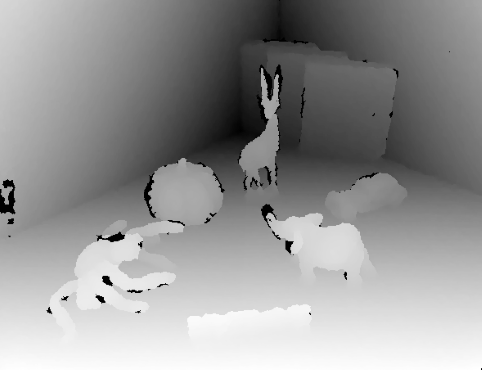
%> input picture LR-GSC/LR_GSC_Denoising_Demo/113.png, 482 x 370 px
$ octave LR_GSC_Denoising_Demo.m   (GNU Octave 9; MATLAB toolbox functions it lacks are replaced by stand-ins)
%> lines starting %> are read from the running program, lines starting %| are printed output that depends on the picture; long printed decimals are rounded
### LR-GSC/LR_GSC_Denoising_Demo/Utilities/LR_GSC_Denoising_Test.m
function [filename, Sigma, PSNR_Final,FSIM_Final,SSIM_Final, Time_s, iter, Err_or]     =  LR_GSC_Denoising_Test (filename, Sigma, gamma, lambda, mu, c1, c2)
%> called with filename = '113', Sigma = 30, gamma = 0.09, lambda = 0.09, mu = 0.009, c1 = 1, c2 = 0.1


randn ('seed',0);

time0         =   clock;

fn               =     [filename, '.png'];

I                =     imread(fn);
%> I is the input picture: size 370x482 uint8; min 0, max 255, mean 150

[~, ~, kk]       =     size (I);
%> kk = 1

if kk==3

    I     = rgb2gray (I);

end


par.I            =     double(I);


par              =    LR_GSC_Para_Set (Sigma,I, gamma, lambda, mu, c1, c2);
%> in LR_GSC_Para_Set, `par.step      =   floor((par.win)/2-1);`: par.step = 2
%> par = {nSig 30, Iter 50, gamma 0.09, lamada 0.09, mu 0.009, c1 1}

par.nim          =    par.I + par.nSig* randn(size( par.I ));
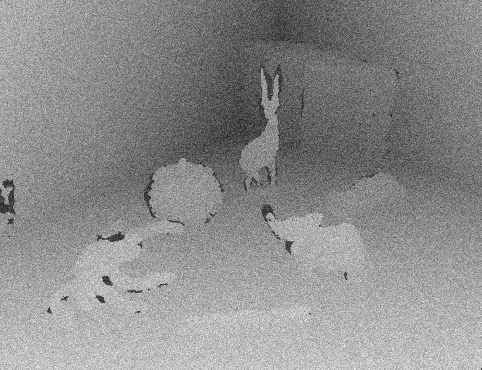
%> par.nim: size 370x482 double; min -122.3, max 369.8, mean 150; drawn with min black and max white


[Denoising ,  iter,Err_or]             =    LR_GSC_Denoising( par);

   Time_s =(etime(clock,time0));

im  = Denoising{iter-1};

%imshow(im/256)
PSNR_Final       =   csnr (im, par.I,0,0);
FSIM_Final       =   FeatureSIM(im, par.I);
SSIM_Final       =   cal_ssim (im, par.I,0,0);

% [47 lines of commented-out code are left out]

end

### LR-GSC/LR_GSC_Denoising_Demo/Utilities/LR_GSC_Para_Set.m
function par  =  LR_GSC_Para_Set( nSig, I, gamma, lambda, mu, c1, c2)

par.I                =      double(I);

par.nSig            =       nSig;

par.Iter             =       50;


if nSig <=20


par.gamma            =        gamma;

par.lamada           =        lambda;

par.mu               =        mu;

par.c1               =        c1;

par.c2               =        c2;


par.win              =        6;

par.nblk             =        70;


%par. difff            =  0.0009;


elseif nSig <=40

par.gamma            =        gamma;

par.lamada           =        lambda;

par.mu               =        mu;

par.c1               =        c1;

par.c2               =        c2;


par.win              =         7;

par.nblk             =         90;


%par. difff            =  0.002;


elseif nSig <=60

par.gamma            =        gamma;

par.lamada           =        lambda;

par.mu               =        mu;

par.c1               =        c1;

par.c2               =        c2;


par.win              =         8;

par.nblk             =         120;

%par. difff            =  0.002;


else

par.gamma            =        gamma;

par.lamada           =        lambda;

par.mu               =        mu;

par.c1               =        c1;

par.c2               =        c2;


par.win              =         9;

par.nblk             =         140;

%par. difff            =  0.0018;


end

par.step      =   floor((par.win)/2-1);

end

### LR-GSC/LR_GSC_Denoising_Demo/Utilities/LR_GSC_Denoising.m

function [Denoising,  iter,Err_or]   =  LR_GSC_Denoising( par)

randn ('seed',0);

Nim                =   par.nim;

Ori_im             =   par.I;

b                  =   par.win;
%> b = 7

[h, w, ch]         =   size(Nim);
%> h = 370; w = 482; ch = 1

N                  =   h-b+1;
%> N = 364

M                  =   w-b+1;
%> M = 476

r                  =   [1:N];
%> r = 364 values from 1 to 364

c                  =   [1:M];
%> c = 476 values from 1 to 476

disp(sprintf('PSNR of the noisy image = %f \n', csnr(Nim, Ori_im, 0, 0) ));
disp(sprintf('SSIM of the noisy image = %f \n', cal_ssim(Nim, Ori_im,0,0) ));
Im_Out      =   Nim;

nsig        =   par.nSig;

m           =   par.nblk;%KNN

cnt         =   1;


AllPSNR     =  zeros(1,par.Iter );

Denoising  =   cell (1,par.Iter);

for iter = 1 : par.Iter

            Im_Out               =   Im_Out + par.gamma*(Nim - Im_Out);

            dif                  =   Im_Out-Nim;

            vd                   =      nsig^2-(mean(mean(dif.^2)));

       if iter==1

            par.nSig             =         sqrt(abs(vd));

       else

             par.nSig            =         sqrt(abs(vd))*par.lamada;

       end

              blk_arr           =          Block_matching( Im_Out, par);  %            Ϊ4 £ ÿ            60     ƿ λ


        X                       =         Im2Patch( Im_Out, par );  %

        Ys                      =         zeros( size(X) );

        W                       =         zeros( size(X) );

        K                       =         size(blk_arr,2);


        for  i  =  1 : K


           %%%%%%%%%%%%%%%%%%%%%%%%%%%%%%%%%%%%%%%%%%%%%%%%%
            %Noise_Group_Operator...
             B                  =         X(:, blk_arr(:, i));  %  i   60     ƿ

             mB                 =         repmat(mean( B, 2 ), 1, size(B, 2));%           ƽ  ֵ

             curArray           =         B-mB;   %Ϊ           õļ

               U_i              =         getpca(curArray); % generate PCA basis

               A0               =         U_i'*curArray;


    % B_i subproblem

          [GR_S, GR_V, GR_D]    =                 svd(full(A0),'econ');  %svd(CurArray);


          cc                    =                 sqrt( mean(GR_V.^2, 2) );

          lambda_1              =                 2*sqrt(2)*par.c2*par. mu*par.nSig^2./(cc + eps);

          Thre                  =                 1./(diag(GR_V)+  0.25);

          GR_Z                  =                 soft(GR_V,diag(lambda_1.*Thre));

           BG                   =                 GR_S*GR_Z*GR_D';


  % A_i subproblem

         QG                     =                (par.mu*par.nSig^2*A0 + nsig^2*BG)/ (par.mu* par.nSig^2 + nsig^2+ eps);


         s0                     =                 mean (QG.^2,2);

         s0                     =                 max  (0, s0 - par.nSig^2);

         lambda_2               =                 repmat ( 2*sqrt(2)*par. c1 *par. mu*par.nSig^2*nsig^2./(sqrt(s0)+eps),[1, size(QG,2)]); %Generate the weight Eq.(19)

         Alpha                  =                 soft (QG, lambda_2);

         TMP                    =                 U_i*Alpha +  mB;


       Ys(:, blk_arr(1:m,i))    =          Ys(:, blk_arr(1:m,i)) + TMP;

       W(:, blk_arr(1:m,i))     =          W(:, blk_arr(1:m,i)) + 1;

         end

        Im_Out   =  zeros(h,w);

        im_wei   =  zeros(h,w);

        k        =   0;

        for i  = 1:b
            for j  = 1:b
                k    =  k+1;
                Im_Out(r-1+i,c-1+j)  =  Im_Out(r-1+i,c-1+j) + reshape( Ys(k,:)', [N M]);
                im_wei(r-1+i,c-1+j)  =  im_wei(r-1+i,c-1+j) + reshape( W(k,:)',  [N M]);
            end
        end

        Im_Out  =  Im_Out./(im_wei+eps);

        Denoising{iter}  =   Im_Out;

        AllPSNR(iter)  = csnr( Im_Out, par.I, 0, 1 );

        fprintf( 'LR_GSC Denoising:  Iteration %d : nSig = %2.2f, PSNR = %f\n', cnt, par.nSig, csnr( Im_Out, par.I, 0, 1) );

        cnt   =  cnt + 1;

   if iter>1

        Err_or      =  norm(abs(Denoising{iter}) - abs(Denoising{iter-1}),'fro')/norm(abs(Denoising{iter-1}), 'fro');


       if AllPSNR(iter) - AllPSNR(iter-1) <0
           break;
       end
   end

end
im      =      Denoising{iter-1};

disp(sprintf('PSNR of the Denoised image = %f \n', csnr(im, Ori_im, 0, 0) ));
disp(sprintf('SSIM of the Denoised image = %f \n', cal_ssim(im, Ori_im, 0, 0) ));
return;

### LR-GSC/LR_GSC_Denoising_Demo/Utilities/csnr.m
function s=csnr(A,B,row,col)
%> called with row = 0, col = 0

[n,m,ch]=size(A);
%> n = 370; m = 482; ch = 1

if ch==1
   e=A-B;
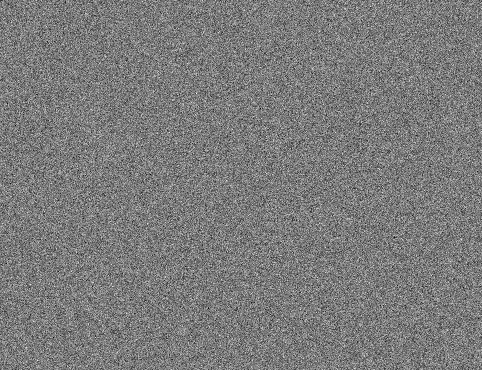
%> e: size 370x482 double; min -130.5, max 138.6, mean 0; drawn with min black and max white
   e=e(row+1:n-row,col+1:m-col);
   me=mean(mean(e.^2));
%> me = 898.5
   s=10*log10(255^2/me);
%> s = 18.6
%| PSNR of the noisy image = 18.596
else
   e=A-B;
   e=e(row+1:n-row,col+1:m-col,:);
   e1=e(:,:,1);e2=e(:,:,2);e3=e(:,:,3);
   me1=mean(mean(e1.^2));
   me2=mean(mean(e2.^2));
   me3=mean(mean(e3.^2));
   mse=(me1+me2+me3)/3;
   s  = 10*log10(255^2/mse);
%    s(1)=10*log10(255^2/me1);
%    s(2)=10*log10(255^2/me2);
%    s(3)=10*log10(255^2/me3);
end


return;

### LR-GSC/LR_GSC_Denoising_Demo/Utilities/cal_ssim.m
function ssim  =  cal_ssim( im1, im2, b_row, b_col )
%> called with b_row = 0, b_col = 0

[h, w, ch]  =  size( im1 );
%> h = 370; w = 482
ssim  = 0;
if ch==1
    ssim   = ssim_index( im1(b_row+1:h-b_row, b_col+1:w-b_col), im2( b_row+1:h-b_row, b_col+1:w-b_col) );
else
    for i = 1:ch
        ssim   = ssim + ssim_index( im1(b_row+1:h-b_row, b_col+1:w-b_col, i), im2( b_row+1:h-b_row, b_col+1:w-b_col, i) );
    end
    ssim   =  ssim/3;
end
return;


function [mssim, ssim_map] = ssim_index(img1, img2, K, window, L)

%========================================================================
%SSIM Index, Version 1.0
%Copyright(c) 2003 Zhou Wang
%All Rights Reserved.
%
%The author was with Howard Hughes Medical Institute, and Laboratory
%for Computational Vision at Center for Neural Science and Courant
%Institute of Mathematical Sciences, New York University, USA. He is
%currently with Department of Electrical and Computer Engineering,
%University of Waterloo, Canada.
%
%----------------------------------------------------------------------
%Permission to use, copy, or modify this software and its documentation
%for educational and research purposes only and without fee is hereby
%granted, provided that this copyright notice and the original authors'
%names appear on all copies and supporting documentation. This program
%shall not be used, rewritten, or adapted as the basis of a commercial
%software or hardware product without first obtaining permission of the
%authors. The authors make no representations about the suitability of
%this software for any purpose. It is provided "as is" without express
%or implied warranty.
%----------------------------------------------------------------------
%
%This is an implementation of the algorithm for calculating the
%Structural SIMilarity (SSIM) index between two images. Please refer
%to the following paper:
%
%Z. Wang, A. C. Bovik, H. R. Sheikh, and E. P. Simoncelli, "Image
%quality assessment: From error measurement to structural similarity"
%IEEE Transactios on Image Processing, vol. 13, no. 4, Apr. 2004.
%
%Kindly report any suggestions or corrections to zhouwang@ieee.org
%
%----------------------------------------------------------------------
%
%Input : (1) img1: the first image being compared
%        (2) img2: the second image being compared
%        (3) K: constants in the SSIM index formula (see the above
%            reference). defualt value: K = [0.01 0.03]
%        (4) window: local window for statistics (see the above
%            reference). default widnow is Gaussian given by
%            window = fspecial('gaussian', 11, 1.5);
%        (5) L: dynamic range of the images. default: L = 255
%
%Output: (1) mssim: the mean SSIM index value between 2 images.
%            If one of the images being compared is regarded as
%            perfect quality, then mssim can be considered as the
%            quality measure of the other image.
%            If img1 = img2, then mssim = 1.
%        (2) ssim_map: the SSIM index map of the test image. The map
%            has a smaller size than the input images. The actual size:
%            size(img1) - size(window) + 1.
%
%Default Usage:
%   Given 2 test images img1 and img2, whose dynamic range is 0-255
%
%   [mssim ssim_map] = ssim_index(img1, img2);
%
%Advanced Usage:
%   User defined parameters. For example
%
%   K = [0.05 0.05];
%   window = ones(8);
%   L = 100;
%   [mssim ssim_map] = ssim_index(img1, img2, K, window, L);
%
%See the results:
%
%   mssim                        %Gives the mssim value
%   imshow(max(0, ssim_map).^4)  %Shows the SSIM index map
%
%========================================================================


if (nargin < 2 || nargin > 5)
   mssim = -Inf;
   ssim_map = -Inf;
   return;
end

if (size(img1) ~= size(img2))
   mssim = -Inf;
   ssim_map = -Inf;
   return;
end

[M, N] = size(img1);
%> M = 370; N = 482

if (nargin == 2)
   if ((M < 11) || (N < 11))
	   mssim = -Inf;
	   ssim_map = -Inf;
      return
   end
   window = fspecial('gaussian', 11, 1.5);	%
   K(1) = 0.01;								      % default settings
   K(2) = 0.03;								      %
   L = 255;                                  %
end

if (nargin == 3)
   if ((M < 11) || (N < 11))
	   mssim = -Inf;
	   ssim_map = -Inf;
      return
   end
   window = fspecial('gaussian', 11, 1.5);
   L = 255;
   if (length(K) == 2)
      if (K(1) < 0 || K(2) < 0)
		   mssim = -Inf;
   		ssim_map = -Inf;
	   	return;
      end
   else
	   mssim = -Inf;
   	ssim_map = -Inf;
	   return;
   end
end

if (nargin == 4)
   [H, W] = size(window);
   if ((H*W) < 4 || (H > M) || (W > N))
	   mssim = -Inf;
	   ssim_map = -Inf;
      return
   end
   L = 255;
   if (length(K) == 2)
      if (K(1) < 0 || K(2) < 0)
		   mssim = -Inf;
   		ssim_map = -Inf;
	   	return;
      end
   else
	   mssim = -Inf;
   	ssim_map = -Inf;
	   return;
   end
end

if (nargin == 5)
   [H, W] = size(window);
   if ((H*W) < 4 || (H > M) || (W > N))
	   mssim = -Inf;
	   ssim_map = -Inf;
      return
   end
   if (length(K) == 2)
      if (K(1) < 0 || K(2) < 0)
		   mssim = -Inf;
   		ssim_map = -Inf;
	   	return;
      end
   else
	   mssim = -Inf;
   	ssim_map = -Inf;
	   return;
   end
end

C1 = (K(1)*L)^2;
C2 = (K(2)*L)^2;
window = window/sum(sum(window));
img1 = double(img1);
img2 = double(img2);

mu1   = filter2(window, img1, 'valid');
mu2   = filter2(window, img2, 'valid');
mu1_sq = mu1.*mu1;
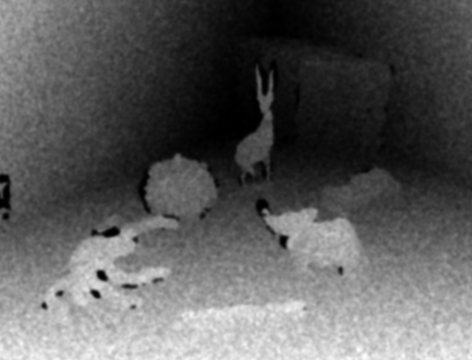
%> mu1_sq: size 360x472 double; min 0.00541, max 71372.1, mean 25853.5; drawn with min black and max white
mu2_sq = mu2.*mu2;
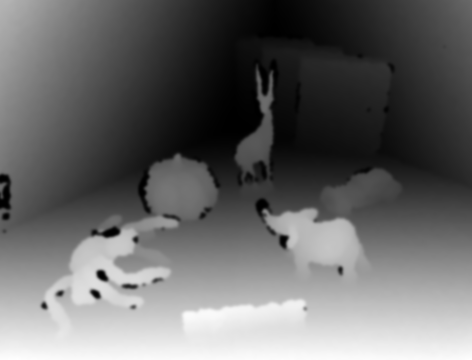
%> mu2_sq: size 360x472 double; min 0.8, max 63455.6, mean 25828.1; drawn with min black and max white
mu1_mu2 = mu1.*mu2;
sigma1_sq = filter2(window, img1.*img1, 'valid') - mu1_sq;
sigma2_sq = filter2(window, img2.*img2, 'valid') - mu2_sq;
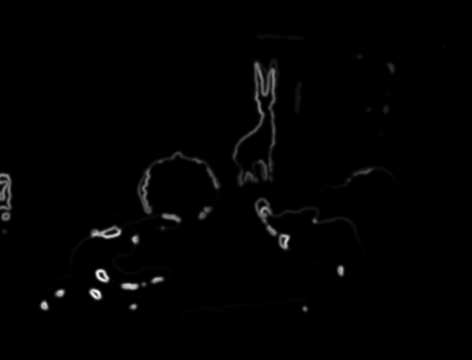
%> sigma2_sq: size 360x472 double; min 0.000106, max 12236.4, mean 123.8; drawn with min black and max white
sigma12 = filter2(window, img1.*img2, 'valid') - mu1_mu2;

if (C1 > 0 && C2 > 0)
   ssim_map = ((2*mu1_mu2 + C1).*(2*sigma12 + C2))./((mu1_sq + mu2_sq + C1).*(sigma1_sq + sigma2_sq + C2));
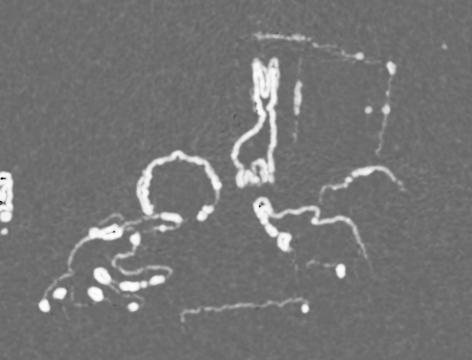
%> ssim_map: size 360x472 double; min -0.632, max 0.985, mean 0.114; drawn with min black and max white
else
   numerator1 = 2*mu1_mu2 + C1;
   numerator2 = 2*sigma12 + C2;
	denominator1 = mu1_sq + mu2_sq + C1;
   denominator2 = sigma1_sq + sigma2_sq + C2;
   ssim_map = ones(size(mu1));
   index = (denominator1.*denominator2 > 0);
   ssim_map(index) = (numerator1(index).*numerator2(index))./(denominator1(index).*denominator2(index));
   index = (denominator1 ~= 0) & (denominator2 == 0);
   ssim_map(index) = numerator1(index)./denominator1(index);
end

mssim = mean2(ssim_map);
%> mssim = 0.114

return

### DGLR-GBT_code/Block_matching.m

% 目的：基于欧氏距离的块匹配
% 输入：im：目标图像
% par：参数
% 输出：pos_arr：K 最近邻数组

function  [ pos_arr ]   =  Block_matching(im, par)
S         =   21;
f         =   par.win;
f2        =   f^2;
s         =   par.step;

N         =   size(im,1)-f+1;
M         =   size(im,2)-f+1;
r         =   [1:s:N];
r         =   [r r(end)+1:N];
c         =   [1:s:M];
c         =   [c c(end)+1:M];
L         =   N*M;
X         =   zeros(f*f, L, 'single');

k    =  0;
for i  = 1:f
    for j  = 1:f
        k    =  k+1;
        blk  =  im(i:end-f+i,j:end-f+j);
        X(k,:) =  blk(:)';
    end
end

% Index image
I     =   (1:L);
I     =   reshape(I, N, M);
N1    =   length(r);
M1    =   length(c);
pos_arr   =  zeros(par.nblk, N1*M1 );
X         =  X';

for  i  =  1 : N1
    for  j  =  1 : M1

        row     =   r(i);
        col     =   c(j);
        off     =  (col-1)*N + row;
        off1    =  (j-1)*N1 + i;

        rmin    =   max( row-S, 1 );
        rmax    =   min( row+S, N );
        cmin    =   max( col-S, 1 );
        cmax    =   min( col+S, M );

        idx     =   I(rmin:rmax, cmin:cmax);
        idx     =   idx(:);
        B       =   X(idx, :);
        v       =   X(off, :);


        dis     =   (B(:,1) - v(1)).^2;
        for k = 2:f2
            dis   =  dis + (B(:,k) - v(k)).^2;
        end
        dis   =  dis./f2;
        [val,ind]   =  sort(dis);
        pos_arr(:,off1)  =  idx( ind(1:par.nblk) );
    end
end

### LR-GSC/LR_GSC_Denoising_Demo/LR_GSC_Denoising_Demo.m
clc;
clear;

PS=zeros(30);
SS=zeros(30);
Tim=zeros(30);
for i = 113:118
ImageNum =i;
switch ImageNum
            case 1
                filename = '1';
            case 2
                filename = '2';
            case 3
                filename = '3';
            case 4
                filename = '4';
            case 5
                filename = '5';
            case 6
                filename = '6';
            case 7
                filename = '7';
            case 8
                filename = '8';
            case 9
                filename = '9';
            case 10
                filename = '10';
            case 11
                filename = '11';
            case 12
                filename = '12';
            case 13
                filename = '13';
            case 14
                filename = '14';
            case 15
                filename = '15';
            case 16
                filename = '16';
            case 17
                filename = '17';
            case 18
                filename = '18';
            case 19
                filename = '19';
            case 20
                filename = '20';
            case 21
                filename = '21';
            case 22
                filename = '22';
            case 23
                filename = '23';
            case 24
                filename = '24';
            case 25
                filename = '25';
            case 26
                filename = '26';
            case 27
                filename = '27';
            case 28
                filename = '28';
            case 29
                filename = '29';
            case 30
                filename = '30';
            case 31
                filename = '31';
            case 32
                filename = '32';
            case 33
                filename = '33';
            case 34
                filename = '34';
            case 35
                filename = '35';
            case 113
                filename = '113';
            case 114
                filename = '114';
            case 115
                filename = '115';
            case 116
                filename = '116';
            case 117
                filename = '117';
            case 118
                filename = '118';
end


for j  =  1:2

filename

randn ('seed',0);

Sigma_Num         =       [30,50];

Sigma             =       Sigma_Num(j)


 if  Sigma ==10

    gamma = 0.1; lambda = 0.1;  mu = 0.06;  c1 = 1.2;  c2 = 0.6;

 elseif  Sigma ==15


     gamma = 0.09; lambda = 0.04;  mu = 0.1; c1 = 1;  c2 = 1.2;

 elseif  Sigma ==20


     gamma = 0.09; lambda = 0.04;  mu = 0.1; c1 = 1;  c2 = 1.2;

 elseif Sigma ==25

          gamma = 0.09; lambda = 0.09;  mu = 0.009;  c1 = 1;  c2 = 0.1;

 elseif Sigma ==30

          gamma = 0.09; lambda = 0.09;  mu = 0.009;  c1 = 1;  c2 = 0.1;

 elseif Sigma ==40

          gamma = 0.08; lambda = 0.08;  mu = 0.006; c1 = 1;  c2 = 0.3;

 elseif  Sigma ==50


          gamma = 0.09; lambda = 0.08;  mu = 0.004;  c1 = 1;  c2 = 1.7;

 elseif  Sigma == 75

           gamma = 0.1; lambda = 0.08;  mu = 0.002;   c1 = 1;  c2 = 1.7;
 else

          gamma = 0.08; lambda = 0.03;  mu = 0.007;   c1 = 1;  c2 = 0.4;
 end


 [filename, Sigma,   PSNR,FSIM,SSIM, Time_s, jj, Err_or]     =  LR_GSC_Denoising_Test (filename, Sigma, gamma, lambda, mu, c1, c2);
%| SSIM of the noisy image = 0.1141
%> in LR_GSC_Denoising, `nsig        =   par.nSig;`: nsig = 30
%> in LR_GSC_Denoising, `m           =   par.nblk;`: m = 90
%> in LR_GSC_Denoising, `Denoising  =   cell (1,par.Iter);`: Denoising = 50 items
%> (the run ends here)
